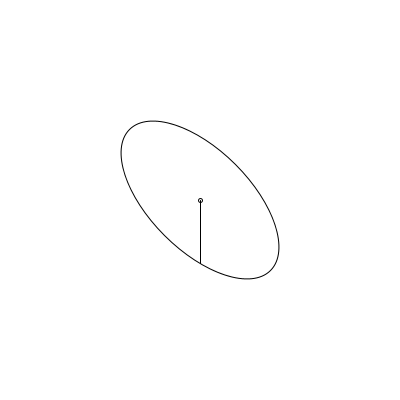
Frame 1 (no input)
Frame 60 (the mouse pressed at the canvas centre just before this capture): identical to frame 1, image omitted
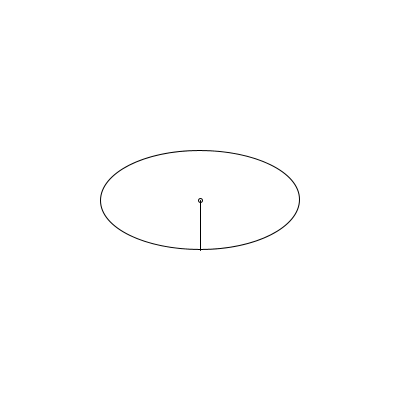
Frame 120 (the mouse held since frame 60 and released just before this capture)

The Processing sketch that drew these frames (run headless with seeded random() and noise(); from frame 60 on, the mouse is pressed at the canvas centre):

// Processing sketch: distanceEllipse
// ── distanceEllipse.pde
float rotation, distance;
PVector centre, souris;
int hauteur, largeur;

void setup() {
  size(400, 400);
  rotation = 0;
  centre = new PVector(width / 2, height / 2);
  souris = new PVector(0, 0);
  hauteur = 200;
  largeur = 100;
  noFill();
}

void draw() {
  background(255);
  souris.set(mouseX, mouseY, 0);
  rotation = -HALF_PI + PVector.sub(souris, centre).heading();
  distance = (hauteur / 2 ) * (largeur / 2) / sqrt(sq((hauteur / 2 ) * sin(rotation)) + sq((largeur / 2) * cos(rotation)));
  translate(centre.x, centre.y);
  ellipse(0, 0, 4, 4);
  line(0, 0, 0, distance);
  rotate(rotation);
  ellipse(0, 0, largeur, hauteur);
}
